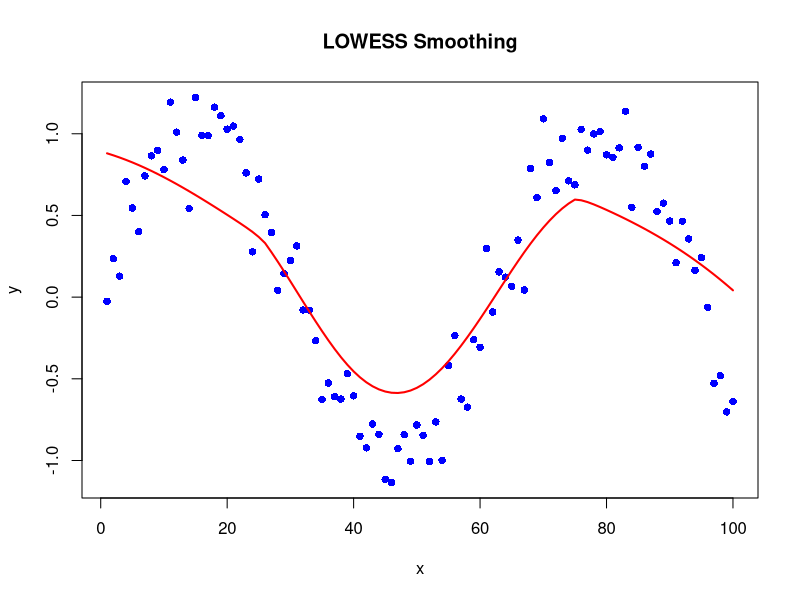
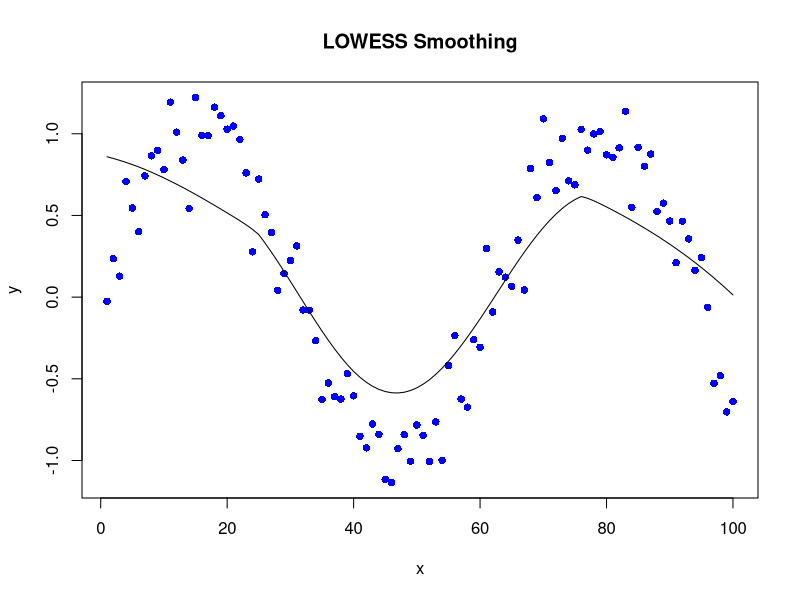
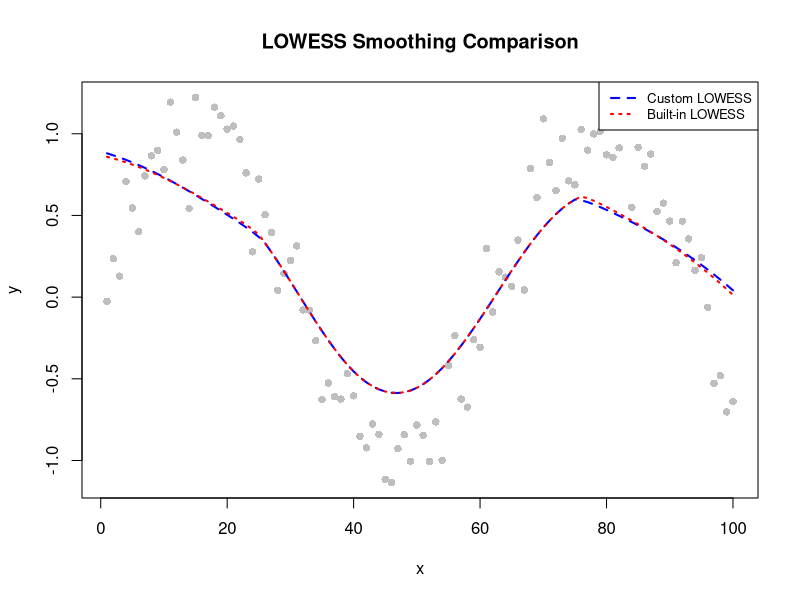

R code for these plots, in order:
## ---- chunk 1

set.seed(1)

x <- 1:100 # Or x <- seq(1, 100, by = 1)  
e <- rnorm(length(x), mean = 0, sd = 0.2) # Generate noise from N(0, 0.04)
y <- sin(x/10) + e # Compute y as a noisy sine wave

## ---- chunk 2

customLowess <- function(x, y, f) {
  
  n = nrow(as.matrix(x))
  
  k = min(n, ceiling(f*n)) + 1 # + 1 to not count xi
  
  y_smooth <- NULL
  
  # Matrices X and Y
  X <- cbind(1, as.matrix(x))  # Add intercept column
  Y <- as.matrix(y)
  
  for (i in 1:n) {
    
    # Compute distances and find closest neighbors
    distances <- abs(x - x[i])
    neighbour_indices <- order(distances)[1:k]
    
    # finding max distance
    dmax <- max(distances[neighbour_indices])
    
    # finding weights
    weights <- (1 - (distances/dmax)^3)^3
    
    # Apply the condition: If |x_j - x_i| >= dmax, set weight to 0
    weights[distances >= dmax] <- 0
    
    # Weighted regression matrix W
    W = diag(weights)
    
    # Optimal Beta 
    Beta = solve(t(X)%*%W%*%X)%*%t(X)%*%W%*%Y
    
    # smoothed value
    y <- Beta[1] + Beta[2]*x[i]
    
    #y_smooth <- c(y_smooth, y) 
    y_smooth[i] <- Beta[1] + Beta[2] * x[i]
    
  }
  
  return(y_smooth)
  
}

y_smooth <- customLowess(x, y, 0.5)

## ---- chunk 3

# Create the plot first
plot(x, y, col = "blue", pch = 16, main = "LOWESS Smoothing")  # Scatter plot of original data

# Add smoothed curve
lines(x, y_smooth, col = "red", lwd = 2)  # Add smoothed curve in red

## ---- chunk 4

plot(x, y, col = "blue", pch = 16, main = "LOWESS Smoothing")  # Scatter plot of original data

lines(lowess_result <- lowess(x, y, f = 0.5, iter = 0))

## ---- chunk 5

plot(x, y, pch = 16, col = "gray", main = "LOWESS Smoothing Comparison", xlab = "x", ylab = "y")
lines(x, y_smooth, col = "blue", lwd = 2, lty = 2)
lines(lowess_result, col = "red", lwd = 2, lty = 3)
legend("topright", legend = c("Custom LOWESS", "Built-in LOWESS"), col = c("blue", "red"), lty = c(2, 3), lwd = 2, cex = 0.8)

